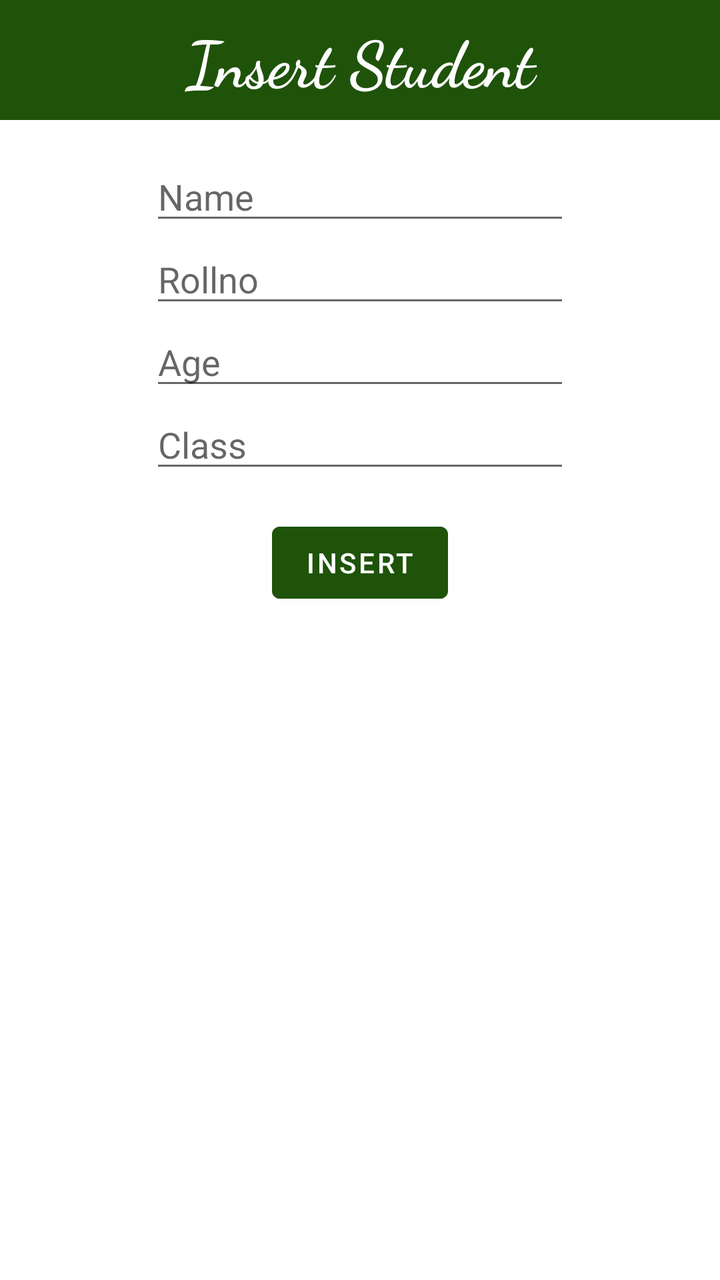
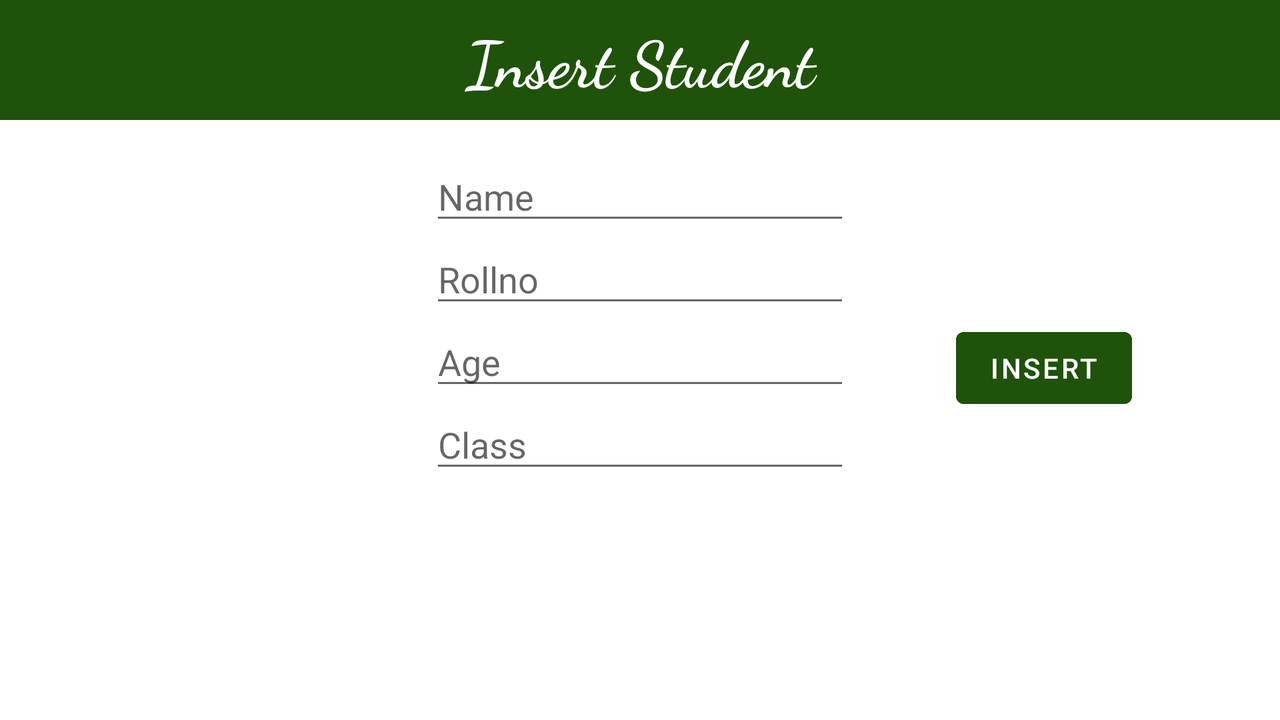

First picture: res/layout/ on a phone held upright. Second picture: the repository's own variant of that layout, on a device whose configuration matches the variant's folder. Source for both follows.
<!-- AndroidManifest.xml: application theme Theme.HIfzApp -->
<!-- res/layout/activity_main.xml -->
<?xml version="1.0" encoding="utf-8"?>
<androidx.constraintlayout.widget.ConstraintLayout xmlns:android="http://schemas.android.com/apk/res/android"
    xmlns:app="http://schemas.android.com/apk/res-auto"
    xmlns:tools="http://schemas.android.com/tools"
    android:layout_width="match_parent"
    android:layout_height="match_parent"
    tools:context=".MainActivity">
    <TextView
        android:id="@+id/textView"
        android:layout_width="match_parent"
        android:layout_height="60dp"

        android:background="#1F5309"
        android:fontFamily="cursive"
        android:gravity="center"
        android:text="Insert Student"
        android:textColor="#FFFFFF"
        android:textSize="32dp"
        android:textStyle="bold"
        app:layout_constraintEnd_toEndOf="parent"

        app:layout_constraintStart_toStartOf="parent"
        app:layout_constraintTop_toTopOf="parent" />

    <EditText
        android:id="@+id/Name"
        android:layout_width="wrap_content"
        android:layout_height="wrap_content"
        android:ems="10"
        android:inputType="textPersonName"
        android:text=""
        android:hint="Name"
        android:layout_marginTop="16dp"
        app:layout_constraintEnd_toEndOf="parent"
        app:layout_constraintStart_toStartOf="parent"
        app:layout_constraintTop_toBottomOf="@+id/textView" />

    <EditText
        android:id="@+id/Roll"
        android:layout_width="wrap_content"
        android:layout_height="wrap_content"
        android:ems="10"
        android:hint="Rollno"
        android:inputType="number"
        app:layout_constraintEnd_toEndOf="parent"
        app:layout_constraintStart_toStartOf="parent"
        app:layout_constraintTop_toBottomOf="@+id/Name" />

    <EditText
        android:id="@+id/Age"
        android:layout_width="wrap_content"
        android:layout_height="wrap_content"
        android:ems="10"
        android:hint="Age"
        android:inputType="number"
        app:layout_constraintEnd_toEndOf="parent"
        app:layout_constraintStart_toStartOf="parent"
        app:layout_constraintTop_toBottomOf="@+id/Roll" />

    <EditText
        android:id="@+id/Class"
        android:layout_width="wrap_content"
        android:layout_height="wrap_content"
        android:ems="10"
        android:hint="Class"
        android:inputType="number"
        app:layout_constraintEnd_toEndOf="parent"
        app:layout_constraintStart_toStartOf="parent"
        app:layout_constraintTop_toBottomOf="@+id/Age" />

    <Button
        android:id="@+id/insert"
        android:layout_width="wrap_content"
        android:layout_height="wrap_content"
        android:layout_marginTop="16dp"
        android:text="Insert"
        android:backgroundTint="#1F5309"
        android:textColor="@color/white"
        app:layout_constraintEnd_toEndOf="parent"
        app:layout_constraintStart_toStartOf="parent"
        app:layout_constraintTop_toBottomOf="@+id/Class" />


</androidx.constraintlayout.widget.ConstraintLayout>
<!-- resources referenced by this layout -->
<resources>
  <style name="Theme.HIfzApp" parent="Theme.MaterialComponents.DayNight.DarkActionBar">
          
          <item name="colorPrimary">@color/purple_500</item>
          <item name="colorPrimaryVariant">@color/purple_700</item>
          <item name="colorOnPrimary">@color/white</item>
          
          <item name="colorSecondary">@color/teal_200</item>
          <item name="colorSecondaryVariant">@color/teal_700</item>
          <item name="colorOnSecondary">@color/black</item>
          
          <item name="android:statusBarColor">?attr/colorPrimaryVariant</item>
          
      </style>
</resources>
<!-- res/layout-land/activity_main.xml (the repository's variant of the layout above) -->
<!-- drawn on the phone turned sideways -->
<?xml version="1.0" encoding="utf-8"?>
<androidx.constraintlayout.widget.ConstraintLayout xmlns:android="http://schemas.android.com/apk/res/android"
    xmlns:app="http://schemas.android.com/apk/res-auto"
    xmlns:tools="http://schemas.android.com/tools"
    android:layout_width="match_parent"
    android:layout_height="match_parent"
    tools:context=".MainActivity">

    <TextView
        android:id="@+id/textView"
        android:layout_width="match_parent"
        android:layout_height="60dp"

        android:background="#1F5309"
        android:fontFamily="cursive"
        android:gravity="center"
        android:text="Insert Student"
        android:textColor="#FFFFFF"
        android:textSize="32dp"
        android:textStyle="bold"
        app:layout_constraintEnd_toEndOf="parent"

        app:layout_constraintStart_toStartOf="parent"
        app:layout_constraintTop_toTopOf="parent" />

    <EditText
        android:id="@+id/Name"
        android:layout_width="wrap_content"
        android:layout_height="wrap_content"
        android:ems="10"
        android:inputType="textPersonName"
        android:text=""
        android:hint="Name"
        android:layout_marginTop="16dp"
        app:layout_constraintEnd_toEndOf="parent"
        app:layout_constraintStart_toStartOf="parent"
        app:layout_constraintTop_toBottomOf="@+id/textView" />

    <EditText
        android:id="@+id/Roll"
        android:layout_width="wrap_content"
        android:layout_height="wrap_content"
        android:ems="10"
        android:hint="Rollno"
        android:inputType="number"
        app:layout_constraintEnd_toEndOf="parent"
        app:layout_constraintStart_toStartOf="parent"
        app:layout_constraintTop_toBottomOf="@+id/Name" />

    <EditText
        android:id="@+id/Age"
        android:layout_width="wrap_content"
        android:layout_height="wrap_content"
        android:ems="10"
        android:hint="Age"
        android:inputType="number"
        app:layout_constraintEnd_toEndOf="parent"
        app:layout_constraintStart_toStartOf="parent"
        app:layout_constraintTop_toBottomOf="@+id/Roll" />

    <EditText
        android:id="@+id/Class"
        android:layout_width="wrap_content"
        android:layout_height="wrap_content"
        android:ems="10"
        android:hint="Class"
        android:inputType="number"
        app:layout_constraintEnd_toEndOf="parent"
        app:layout_constraintStart_toStartOf="parent"
        app:layout_constraintTop_toBottomOf="@+id/Age" />

    <Button
        android:id="@+id/insert"
        android:layout_width="wrap_content"
        android:layout_height="wrap_content"
        android:layout_marginTop="100dp"
        android:backgroundTint="#1F5309"
        android:text="Insert"
        android:textColor="@color/white"
        app:layout_constraintEnd_toEndOf="parent"
        app:layout_constraintHorizontal_bias="0.866"
        app:layout_constraintStart_toStartOf="parent"
        app:layout_constraintTop_toBottomOf="@+id/textView" />


</androidx.constraintlayout.widget.ConstraintLayout>
